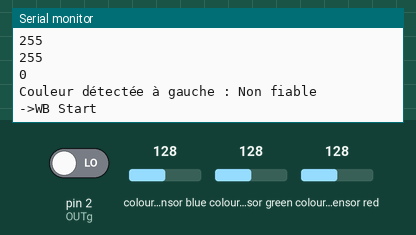
Bench run of a sketch on a simulated Arduino Uno, built with avr-gcc and run on an emulated ATmega328P. Parts: the last lines printed to the serial monitor. Wiring (inferred from the names in the program): TCS3200 colour sensor: output pin 2; S2 pin 4; S3 pin 3; S0 pin 6; S1 pin 5. The test bench sets the inputs (shaded band); at power-on: colour sensor green 128, colour sensor blue 128, colour sensor red 128, pin 2 (OUTg) LOW.

Above: at 5.2 s.
5.3 s: colour sensor green set to 5
At 6.8 s:
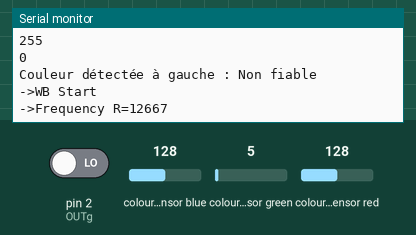
8.3 s: colour sensor blue set to 64
At 9.6 s:
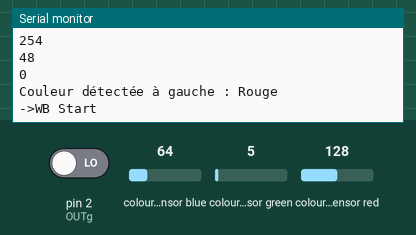
9.8 s: colour sensor green set to 128
At 11.8 s:
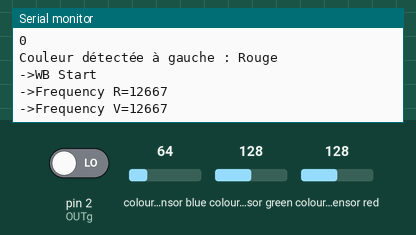
12.8 s: colour sensor red set to 5
At 13.4 s:
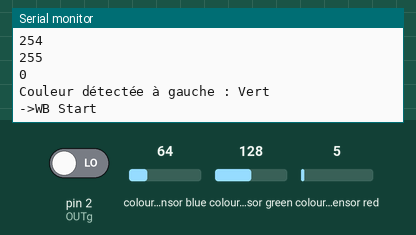
Timing chart, 0 to 15.3 s (numbered marks = the images above; inputs shaded):
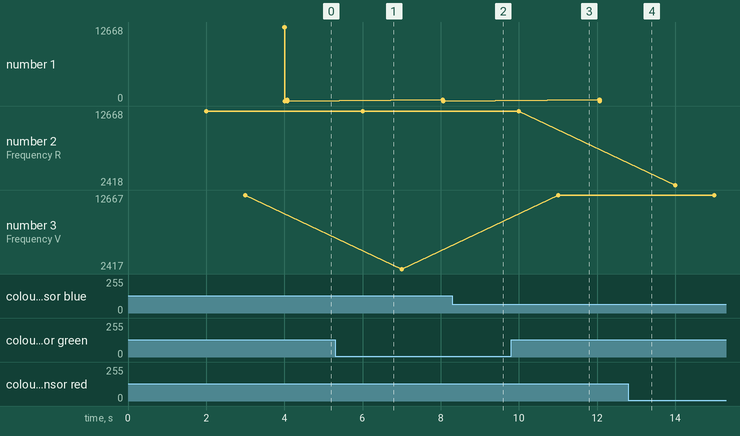

The sketch:

V3.ino
```cpp
// capteur gauche : variables terminant par g
// capteur droit  : variables terminant par d

#include <TimerOne.h>

#define S0g 6
#define S1g 5
#define S2g 4
#define S3g 3
#define OUTg 2
int Rg = 0;
int Vg = 0;
int Bg = 0;
int g_countg = 0;
int g_arrayg[3];
int g_flagg = 0;
float g_SFg[3];

//#define S0d 10
//#define S1d 11
//#define S2d 12
//#define S3d 9
//#define OUTd 8
//int Rd = 0;
//int Vd = 0;
//int Bd = 0;
//int g_countd = 0;
//int g_arrayd[3];
//int g_flagd = 0;
//float g_SFd[3];

// fonctions pour capteur droit/////////////////////////////////////////////////////////////////
//void TSC_Initd()
//{
//  pinMode(S0d, OUTPUT);
//  pinMode(S1d, OUTPUT);
//  pinMode(S2d, OUTPUT);
//  pinMode(S3d, OUTPUT);
//  pinMode(OUTd, INPUT);
//  digitalWrite(S0d, LOW);
//  digitalWrite(S1d, HIGH);
//}
//void TSC_FilterColord(int Level01, int Level02)
//{
//  if (Level01 != 0)
//    Level01 = HIGH;
//  if (Level02 != 0)
//    Level02 = HIGH;
//  digitalWrite(S2d, Level01);
//  digitalWrite(S3d, Level02);
//}
//void TSC_Countd()
//{
//  g_countd ++;
//}
//void TSC_Callbackd()
//{
//  switch (g_flagd)
//  {
//    case 0:
//      Serial.println("->WB Start");
//      TSC_WBd(LOW, LOW); // Filtre sans rouge
//      break;
//    case 1:
//      Serial.print("->Frequency R=");
//      Serial.println(g_countd);
//      g_arrayd[0] = g_countd;
//      TSC_WBd(HIGH, HIGH); // Filtre sans vert
//      break;
//    case 2:
//      Serial.print("->Frequency V=");
//      Serial.println(g_countd);
//      g_arrayd[1] = g_countd;
//      TSC_WBd(LOW, HIGH); // Filtre sans bleu
//      break;
//    case 3:
//      Serial.print("->Frequency B=");
//      Serial.println(g_countd);
//      Serial.println("->WB End");
//      g_arrayd[2] = g_countd;
//      TSC_WBd(HIGH, LOW); // Pas de filtre
//      break;
//    default:
//      g_countd = 0;
//      break;
//  }
//}
//void TSC_WBd(int Level0, int Level1) // Balance des blancs
//{
//  g_countd = 0;
//  g_flagd ++;
//  TSC_FilterColord(Level0, Level1);
//  Timer1.setPeriod(625000);
//}
//void captLumDroit(){
//  g_flagd = 0;
//  for (int i = 0; i < 3; i++)
//    Serial.println(int(g_arrayd[i] * g_SFd[i]));
//  Rd = int(g_arrayd[0] * g_SFd[0]);
//  Vd = int(g_arrayd[1] * g_SFd[1]);
//  Bd = int(g_arrayd[2] * g_SFd[2]);
//  Serial.print("Couleur détectée à droite : ");
//  if(Rd > 200 && Vd < 160){
//    Serial.println("Rouge");
//  }
//  else if(Rd < 160 && Vd > 200){
//    Serial.println("Vert");
//  }
//  else{
//    Serial.println("Non fiable");
//  }
//}

// fonctions pour capteur gauche///////////////////////////////////////////////////////////////////
void TSC_Initg()
{
  pinMode(S0g, OUTPUT);
  pinMode(S1g, OUTPUT);
  pinMode(S2g, OUTPUT);
  pinMode(S3g, OUTPUT);
  pinMode(OUTg, INPUT);
  digitalWrite(S0g, LOW);
  digitalWrite(S1g, HIGH);
}
void TSC_FilterColorg(int Level01, int Level02)
{
  if (Level01 != 0)
    Level01 = HIGH;
  if (Level02 != 0)
    Level02 = HIGH;
  digitalWrite(S2g, Level01);
  digitalWrite(S3g, Level02);
}
void TSC_Countg()
{
  g_countg ++;
}
void TSC_WBg(int Level0, int Level1) // Balance des blancs
{
  g_countg = 0;
  g_flagg ++;
  TSC_FilterColorg(Level0, Level1);
  Timer1.setPeriod(1000000);
}
void TSC_Callbackg()
{
  switch (g_flagg)
  {
    case 0:
      Serial.println("->WB Start");
      TSC_WBg(LOW, LOW); // Filtre sans rouge
      break;
    case 1:
      Serial.print("->Frequency R=");
      Serial.println(g_countg);
      g_arrayg[0] = g_countg;
      TSC_WBg(HIGH, HIGH); // Filtre sans vert
      break;
    case 2:
      Serial.print("->Frequency V=");
      Serial.println(g_countg);
      g_arrayg[1] = g_countg;
      TSC_WBg(LOW, HIGH); // Filtre sans bleu
      break;
    case 3:
      Serial.print("->Frequency B=");
      Serial.println(g_countg);
      Serial.println("->WB End");
      g_arrayg[2] = g_countg;
      TSC_WBg(HIGH, LOW); // Pas de filtre
      break;
    default:
      g_countg = 0;
      break;
  }
}
void captLumGauche(){
  g_flagg = 0;
  for (int i = 0; i < 3; i++)
    Serial.println(int(g_arrayg[i] * g_SFg[i]));
  Rg = int(g_arrayg[0] * g_SFg[0]);
  Vg = int(g_arrayg[1] * g_SFg[1]);
  Bg = int(g_arrayg[2] * g_SFg[2]);

  Serial.print("Couleur détectée à gauche : ");
  if(Rg > 2*Vg && Rg > 2*Bg){
    Serial.println("Rouge");
  }
  else if(Vg > Rg && Vg > Bg){
    Serial.println("Vert");
  }
  else if(Bg > Rg && Bg > Vg){
    Serial.println("Bleu");
  }
  else{
    Serial.println("Non fiable");
  }
}

// main ///////////////////////////////////////////////////////////////////////////////////////
void setup()
{
  Serial.begin(9600);

//  TSC_Initd();
//  Timer1.initialize();
//  Timer1.attachInterrupt(TSC_Callbackd);
//  attachInterrupt(0, TSC_Countd, RISING);
//  delay(2500);
//  for (int i = 0; i < 3; i++)
//    Serial.println(g_arrayd[i]);
//  g_SFd[0] = 255.0 / g_arrayd[0]; // valeur R
//  g_SFd[1] = 255.0 / g_arrayd[1] ; // valeur V
//  g_SFd[2] = 255.0 / g_arrayd[2] ; // valeur B
//  Serial.println(g_SFd[0]);
//  Serial.println(g_SFd[1]);
//  Serial.println(g_SFd[2]);

  TSC_Initg();
  Timer1.initialize();
  Timer1.attachInterrupt(TSC_Callbackg);
  attachInterrupt(0, TSC_Countg, RISING);
  delay(4000);
  for (int i = 0; i < 3; i++)
    Serial.println(g_arrayg[i]);
  g_SFg[0] = 255.0 / g_arrayg[0]; // valeur R
  g_SFg[1] = 255.0 / g_arrayg[1] ; // valeur V
  g_SFg[2] = 255.0 / g_arrayg[2] ; // valeur B
  Serial.println(g_SFg[0]);
  Serial.println(g_SFg[1]);
  Serial.println(g_SFg[2]);
}

void loop()
{
  //captLumDroit();
  captLumGauche();


  delay(4000);
}
```

Measured:
- after the input at 9.8 s, the serial monitor: prints a new line after 1.2 s (image 3)
- plotted number 2: 12667 → 2418 after the input at 12.8 s
- plotted number 3: 12667 → 2417 after the input at 5.3 s, 12667 → 12666 after the input at 12.8 s
